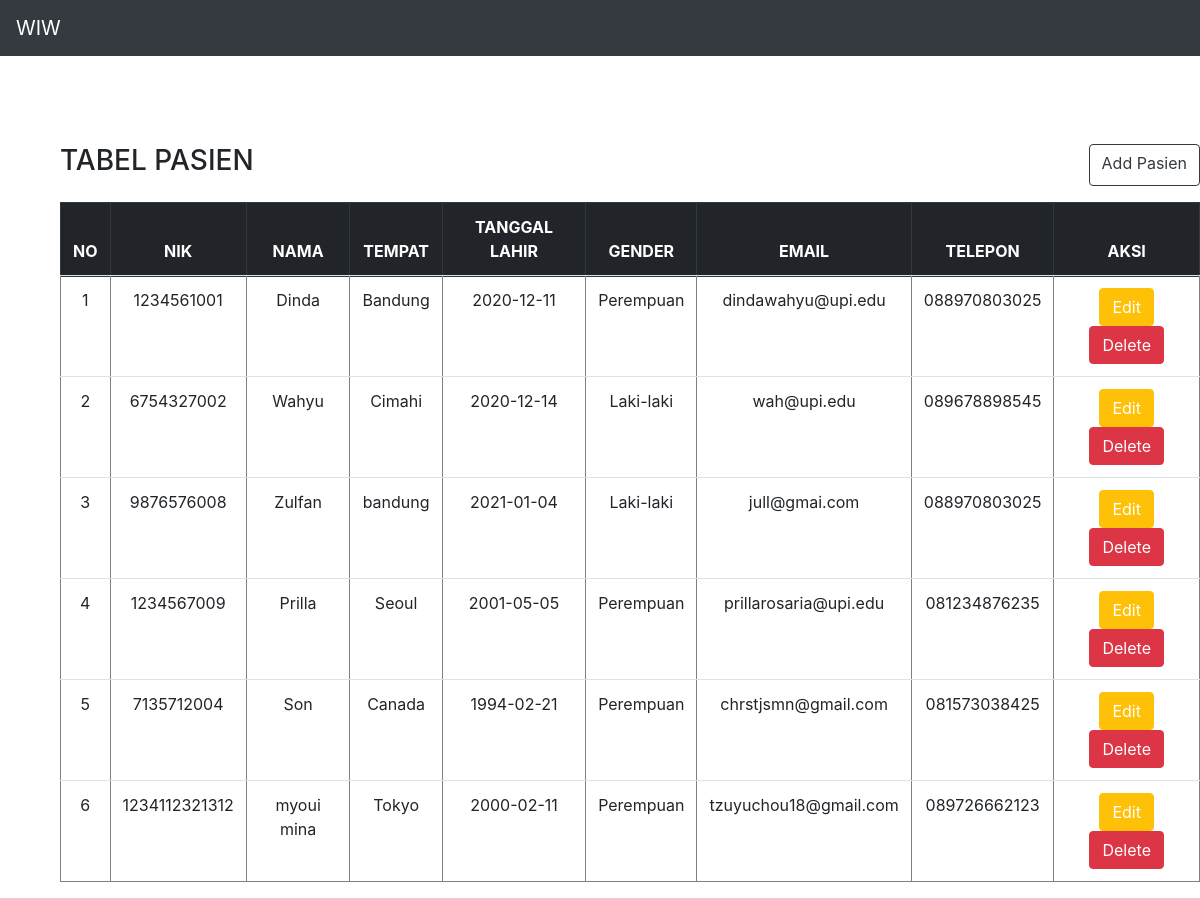
/SourceCode/index.php, run on the app's committed database.
### tables this page shows
CREATE TABLE `pasien` (
  `id` int(11) NOT NULL,
  `nik` varchar(100) NOT NULL,
  `nama` varchar(100) NOT NULL,
  `tempat` varchar(100) NOT NULL,
  `tl` varchar(100) NOT NULL,
  `gender` varchar(10) NOT NULL,
  `email` varchar(100) NOT NULL,
  `telp` varchar(100) NOT NULL
);

### SourceCode/presenter/ProsesPasien.php (called while the page is built, shortened)
<?php
class ProsesPasien implements KontrakPresenter
{
	private $tabelpasien;
	private $data = [];
	function __construct()
	{
		try {
			$db_host = "localhost";
			$db_user = "root";
			$db_password = "";
			$db_name = "mvp_php";
			$this->tabelpasien = new TabelPasien($db_host, $db_user, $db_password, $db_name);
			$this->data = array();
		} catch (Exception $e) {
			echo "wiw error" . $e->getMessage();
		}
	}
	function prosesDataPasien()
	{
		try {
			$this->tabelpasien->open();
			$this->tabelpasien->getPasien();
			while ($row = $this->tabelpasien->getResult()) {
				$this->data[] = $row;
			}
		} catch (Exception $e) {
			echo "wiw error part 2" . $e->getMessage();
		}
	}
	function getId($i)
	{
		return $this->data[$i]['id'];
	}
	function getNik($i)
	{
		return $this->data[$i]['nik'];
	}
	function getNama($i)
	{
		return $this->data[$i]['nama'];
	}
	function getTempat($i)
	{
		return $this->data[$i]['tempat'];
	}
	function getTl($i)
	{
		return $this->data[$i]['tl'];
	}
	function getGender($i)
	{
		return $this->data[$i]['gender'];
	}
	function getSize()
	{
		return sizeof($this->data);
	}
	function getEmail($i)
	{
		return $this->data[$i]['email'];
	}
	function getTelepon($i)
	{
		return $this->data[$i]['telp'];
	}
}

### SourceCode/model/DB.class.php (called while the page is built, shortened)
<?php
class DB
{
	var $db_host = '';
	var $db_user = '';
	var $db_password = '';
	var $db_name = '';
	var $db_link = '';
	function __construct($db_host = '', $db_user = '', $db_password = '', $db_name = '')
	{
		$this->db_host = $db_host;
		$this->db_user = $db_user;
		$this->db_password = $db_password;
		$this->db_name = $db_name;
	}
	function open()
	{
		$this->db_link = mysqli_connect($this->db_host, $this->db_user, $this->db_password, $this->db_name);
	}
	function execute($query = "")
	{
		$this->result = mysqli_query($this->db_link, $query);
		return $this->result;
	}
}

### SourceCode/model/TabelPasien.class.php (called while the page is built, shortened)
<?php
class TabelPasien extends DB
{
	function getPasien()
	{
		$query = "SELECT * FROM pasien";
		return $this->execute($query);
	}
}

### SourceCode/view/TampilPasien.php (the view, shortened to what this page needs)
<?php
include("presenter/ProsesPasien.php");
class TampilPasien implements KontrakView
{
	private $prosespasien;
	function __construct()
	{
		$this->prosespasien = new ProsesPasien();
	}
	function tampil()
	{
		$this->prosespasien->prosesDataPasien();
		$data = null;
		for ($i = 0; $i < $this->prosespasien->getSize(); $i++) {
			$no = $i + 1;
			$data .= "<tr>
			<td>" . $no . "</td>
			<td>" . $this->prosespasien->getNik($i) . "</td>
			<td>" . $this->prosespasien->getNama($i) . "</td>
			<td>" . $this->prosespasien->getTempat($i) . "</td>
			<td>" . $this->prosespasien->getTl($i) . "</td>
			<td>" . $this->prosespasien->getGender($i) . "</td>
			<td>" . $this->prosespasien->getEmail($i) . "</td>
			<td>" . $this->prosespasien->getTelepon($i) . "</td>
			<td>
				<a href='index.php?edit=" . $i . "'><button type='button' class='btn btn-warning text-white'>Edit</button></a>
				<a href='index.php?delete=" . $this->prosespasien->getId($i) . "'><button type='button' class='btn btn-danger'>Delete</button></a>
			</td>
			</tr>";
		}
	}
}

### SourceCode/index.php (shortened to what this page needs)
<?php
include("model/Template.class.php");
include("model/DB.class.php");
include("model/TabelPasien.class.php");
include("view/TampilPasien.php");
$tp = new TampilPasien();
if(isset($_POST['add']))
{
    $tp->processAdd($_POST);
}
else if(isset($_POST['update']))
{
    $tp->processUpdate($_POST);
}
else if(isset($_GET['add'])){
    $tp->addForm();
}
else if(isset($_GET['edit'])){
    $tp->updateForm($_GET['edit']);
}
else if(isset($_GET['delete'])){
    $tp->processDelete($_GET['delete']);
}
else{
    $tp->tampil();
}

### SourceCode/model/Template.class.php (shortened to what this page needs)
<?php
class Template{
	var $content = '';
	function __construct($filename = ''){
		$this->content = implode('', @file($filename));
	}
	function clear(){
		$this->content = preg_replace("/DATA_[A-Z|_|0-9]+/", "", $this->content);
	}
	function write(){
		print $this->content;
	}
	function replace($old = '', $new = ''){
		if(is_int($new)){
			$value = sprintf("%d", $new);
		}elseif(is_float($new)){
			$value = sprintf("%f", $new);
		}elseif(is_array($new)){
			$value = '';
			foreach( $new as $item){
				$value .= $item. '';
			}
		}else{
			$value = $new;
		}
		$this->content = preg_replace("/$old/",  $value, $this->content);
	}
}

### data on the page
pasien: no "1", nik "1234561001", nama "Dinda", tempat "Bandung", tl "2020-12-11", gender "Perempuan", email "dindawahyu@upi.edu", telp "088970803025"
pasien: no "2", nik "6754327002", nama "Wahyu", tempat "Cimahi", tl "2020-12-14", gender "Laki-laki", email "wah@upi.edu", telp "089678898545"
pasien: no "3", nik "9876576008", nama "Zulfan", tempat "bandung", tl "2021-01-04", gender "Laki-laki", email "jull@gmai.com", telp "088970803025"
pasien: no "4", nik "1234567009", nama "Prilla", tempat "Seoul", tl "2001-05-05", gender "Perempuan", email "prillarosaria@upi.edu", telp "081234876235"
pasien: no "5", nik "7135712004", nama "Son", tempat "Canada", tl "1994-02-21", gender "Perempuan", email "chrstjsmn@gmail.com", telp "081573038425"
pasien: no "6", nik "1234112321312", nama "myoui mina", tempat "Tokyo", tl "2000-02-11", gender "Perempuan", email "tzuyuchou18@gmail.com", telp "089726662123"

### other printed values
$this->content "WIW TABEL PASIEN Add Pasien NO NIK NAMA TEMPAT TANGGAL LAHIR GENDER EMAIL TELEPON AKSI"
